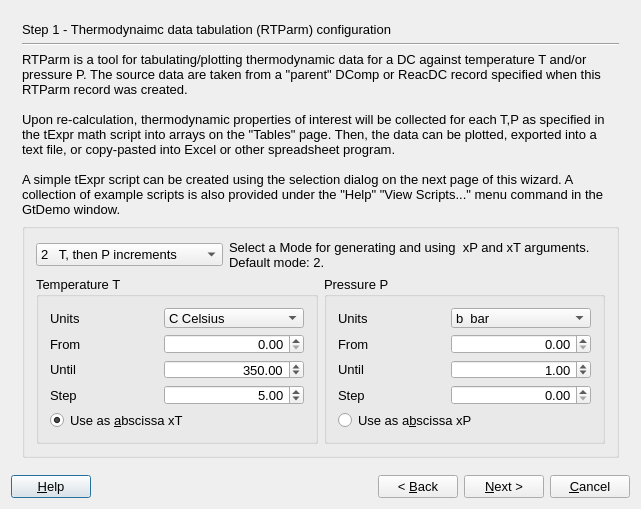
<?xml version="1.0" encoding="UTF-8"?>
<ui version="4.0">
 <class>RTparmWizardData</class>
 <widget class="QDialog" name="RTparmWizardData">
  <property name="geometry">
   <rect>
    <x>0</x>
    <y>0</y>
    <width>641</width>
    <height>509</height>
   </rect>
  </property>
  <property name="font">
   <font>
    <pointsize>10</pointsize>
   </font>
  </property>
  <property name="windowTitle">
   <string>GEM-Selektor Proces</string>
  </property>
  <layout class="QVBoxLayout" name="verticalLayout_2">
   <item>
    <widget class="QStackedWidget" name="stackedWidget">
     <property name="mouseTracking">
      <bool>false</bool>
     </property>
     <property name="acceptDrops">
      <bool>false</bool>
     </property>
     <property name="autoFillBackground">
      <bool>false</bool>
     </property>
     <property name="frameShape">
      <enum>QFrame::NoFrame</enum>
     </property>
     <property name="frameShadow">
      <enum>QFrame::Plain</enum>
     </property>
     <property name="currentIndex">
      <number>0</number>
     </property>
     <widget class="QWidget" name="page">
      <layout class="QVBoxLayout" name="verticalLayout">
       <item>
        <widget class="QLabel" name="pageName">
         <property name="sizePolicy">
          <sizepolicy hsizetype="Preferred" vsizetype="Fixed">
           <horstretch>0</horstretch>
           <verstretch>0</verstretch>
          </sizepolicy>
         </property>
         <property name="text">
          <string>Step 1 - Thermodynaimc data tabulation (RTParm) configuration</string>
         </property>
        </widget>
       </item>
       <item>
        <widget class="Line" name="line">
         <property name="orientation">
          <enum>Qt::Horizontal</enum>
         </property>
        </widget>
       </item>
       <item>
        <widget class="QLabel" name="textLabel10">
         <property name="sizePolicy">
          <sizepolicy hsizetype="Preferred" vsizetype="Preferred">
           <horstretch>0</horstretch>
           <verstretch>0</verstretch>
          </sizepolicy>
         </property>
         <property name="frameShape">
          <enum>QFrame::NoFrame</enum>
         </property>
         <property name="frameShadow">
          <enum>QFrame::Plain</enum>
         </property>
         <property name="text">
          <string>&lt;!DOCTYPE HTML PUBLIC &quot;-//W3C//DTD HTML 4.0//EN&quot; &quot;http://www.w3.org/TR/REC-html40/strict.dtd&quot;&gt;
&lt;html&gt;&lt;head&gt;&lt;meta name=&quot;qrichtext&quot; content=&quot;1&quot; /&gt;&lt;style type=&quot;text/css&quot;&gt;
p, li { white-space: pre-wrap; }
&lt;/style&gt;&lt;/head&gt;&lt;body style=&quot; font-family:'MS Shell Dlg 2'; font-size:10pt; font-weight:400; font-style:normal;&quot;&gt;
&lt;p style=&quot; margin-top:0px; margin-bottom:0px; margin-left:0px; margin-right:0px; -qt-block-indent:0; text-indent:0px;&quot;&gt;RTParm is a tool for tabulating/plotting thermodynamic data for a DC against temperature T and/or pressure P. The source data are taken from a &amp;quot;parent&amp;quot; DComp or ReacDC record specified when this RTParm record was created.&lt;/p&gt;
&lt;p style=&quot;-qt-paragraph-type:empty; margin-top:0px; margin-bottom:0px; margin-left:0px; margin-right:0px; -qt-block-indent:0; text-indent:0px;&quot;&gt;&lt;/p&gt;
&lt;p style=&quot; margin-top:0px; margin-bottom:0px; margin-left:0px; margin-right:0px; -qt-block-indent:0; text-indent:0px;&quot;&gt;Upon re-calculation, thermodynamic properties of interest will be collected for each T,P as specified in the tExpr math script into arrays on the &amp;quot;Tables&amp;quot; page. Then, the data can be plotted, exported into a text file, or copy-pasted into Excel or other spreadsheet program. &lt;/p&gt;
&lt;p style=&quot;-qt-paragraph-type:empty; margin-top:0px; margin-bottom:0px; margin-left:0px; margin-right:0px; -qt-block-indent:0; text-indent:0px;&quot;&gt;&lt;/p&gt;
&lt;p style=&quot; margin-top:0px; margin-bottom:0px; margin-left:0px; margin-right:0px; -qt-block-indent:0; text-indent:0px;&quot;&gt;A simple tExpr script can be created using the selection dialog on the next page of this wizard. A collection of example scripts is also provided under the &amp;quot;Help&amp;quot; &amp;quot;View Scripts...&amp;quot; menu command in the GtDemo window.&lt;/p&gt;&lt;/body&gt;&lt;/html&gt;</string>
         </property>
         <property name="textFormat">
          <enum>Qt::AutoText</enum>
         </property>
         <property name="scaledContents">
          <bool>false</bool>
         </property>
         <property name="wordWrap">
          <bool>true</bool>
         </property>
         <property name="margin">
          <number>0</number>
         </property>
         <property name="openExternalLinks">
          <bool>false</bool>
         </property>
        </widget>
       </item>
       <item>
        <widget class="QGroupBox" name="groupBox">
         <property name="title">
          <string/>
         </property>
         <layout class="QGridLayout" name="gridLayout_3">
          <item row="0" column="0" colspan="2">
           <layout class="QHBoxLayout" name="_3">
            <item>
             <widget class="QComboBox" name="pMode">
              <property name="sizePolicy">
               <sizepolicy hsizetype="Fixed" vsizetype="Fixed">
                <horstretch>0</horstretch>
                <verstretch>0</verstretch>
               </sizepolicy>
              </property>
              <property name="minimumSize">
               <size>
                <width>100</width>
                <height>0</height>
               </size>
              </property>
              <property name="currentIndex">
               <number>2</number>
              </property>
              <item>
               <property name="text">
                <string>0   Pairwise given T and P  </string>
               </property>
              </item>
              <item>
               <property name="text">
                <string>1   P, then T increments</string>
               </property>
              </item>
              <item>
               <property name="text">
                <string>2   T, then P increments</string>
               </property>
              </item>
              <item>
               <property name="text">
                <string>3    P and T increments</string>
               </property>
              </item>
             </widget>
            </item>
            <item>
             <widget class="QLabel" name="textLabel1_3">
              <property name="text">
               <string>Select a Mode for generating and using  xP and xT arguments. Default mode: 2.</string>
              </property>
              <property name="alignment">
               <set>Qt::AlignVCenter</set>
              </property>
              <property name="wordWrap">
               <bool>true</bool>
              </property>
             </widget>
            </item>
           </layout>
          </item>
          <item row="1" column="0">
           <widget class="QGroupBox" name="groupBox_8">
            <property name="title">
             <string>Temperature T</string>
            </property>
            <layout class="QGridLayout" name="gridLayout">
             <item row="0" column="0">
              <widget class="QLabel" name="label_12">
               <property name="text">
                <string>Units</string>
               </property>
              </widget>
             </item>
             <item row="0" column="1">
              <widget class="QComboBox" name="pPtun">
               <property name="sizePolicy">
                <sizepolicy hsizetype="Fixed" vsizetype="Fixed">
                 <horstretch>0</horstretch>
                 <verstretch>0</verstretch>
                </sizepolicy>
               </property>
               <property name="minimumSize">
                <size>
                 <width>140</width>
                 <height>0</height>
                </size>
               </property>
               <item>
                <property name="text">
                 <string>C Celsius  </string>
                </property>
               </item>
               <item>
                <property name="text">
                 <string>K Kelvin</string>
                </property>
               </item>
              </widget>
             </item>
             <item row="1" column="0">
              <widget class="QLabel" name="label_9">
               <property name="text">
                <string>From</string>
               </property>
              </widget>
             </item>
             <item row="1" column="1">
              <widget class="QDoubleSpinBox" name="pTfrom">
               <property name="minimumSize">
                <size>
                 <width>140</width>
                 <height>0</height>
                </size>
               </property>
               <property name="alignment">
                <set>Qt::AlignRight|Qt::AlignTrailing|Qt::AlignVCenter</set>
               </property>
               <property name="decimals">
                <number>2</number>
               </property>
               <property name="maximum">
                <double>5000.000000000000000</double>
               </property>
               <property name="value">
                <double>0.000000000000000</double>
               </property>
              </widget>
             </item>
             <item row="2" column="0">
              <widget class="QLabel" name="label_10">
               <property name="text">
                <string>Until</string>
               </property>
              </widget>
             </item>
             <item row="2" column="1">
              <widget class="QDoubleSpinBox" name="pTuntil">
               <property name="minimumSize">
                <size>
                 <width>140</width>
                 <height>0</height>
                </size>
               </property>
               <property name="alignment">
                <set>Qt::AlignRight|Qt::AlignTrailing|Qt::AlignVCenter</set>
               </property>
               <property name="decimals">
                <number>2</number>
               </property>
               <property name="maximum">
                <double>5000.000000000000000</double>
               </property>
               <property name="value">
                <double>350.000000000000000</double>
               </property>
              </widget>
             </item>
             <item row="3" column="0">
              <widget class="QLabel" name="label_11">
               <property name="text">
                <string>Step</string>
               </property>
              </widget>
             </item>
             <item row="3" column="1">
              <widget class="QDoubleSpinBox" name="pTstep">
               <property name="minimumSize">
                <size>
                 <width>140</width>
                 <height>0</height>
                </size>
               </property>
               <property name="alignment">
                <set>Qt::AlignRight|Qt::AlignTrailing|Qt::AlignVCenter</set>
               </property>
               <property name="decimals">
                <number>2</number>
               </property>
               <property name="maximum">
                <double>200.000000000000000</double>
               </property>
               <property name="value">
                <double>5.000000000000000</double>
               </property>
              </widget>
             </item>
             <item row="4" column="0" colspan="2">
              <widget class="QRadioButton" name="butT">
               <property name="text">
                <string>Use as &amp;abscissa xT</string>
               </property>
               <property name="checked">
                <bool>true</bool>
               </property>
              </widget>
             </item>
            </layout>
           </widget>
          </item>
          <item row="1" column="1">
           <widget class="QGroupBox" name="groupBox_7">
            <property name="title">
             <string>Pressure P</string>
            </property>
            <layout class="QGridLayout" name="gridLayout_2">
             <item row="0" column="0">
              <widget class="QLabel" name="label_8">
               <property name="text">
                <string>Units</string>
               </property>
              </widget>
             </item>
             <item row="0" column="1">
              <widget class="QComboBox" name="pPun">
               <property name="sizePolicy">
                <sizepolicy hsizetype="Fixed" vsizetype="Fixed">
                 <horstretch>0</horstretch>
                 <verstretch>0</verstretch>
                </sizepolicy>
               </property>
               <property name="minimumSize">
                <size>
                 <width>140</width>
                 <height>0</height>
                </size>
               </property>
               <item>
                <property name="text">
                 <string>b  bar</string>
                </property>
               </item>
               <item>
                <property name="text">
                 <string>B  kbar</string>
                </property>
               </item>
               <item>
                <property name="text">
                 <string>p  Pa</string>
                </property>
               </item>
               <item>
                <property name="text">
                 <string>P  MPa</string>
                </property>
               </item>
               <item>
                <property name="text">
                 <string>A  atm</string>
                </property>
               </item>
              </widget>
             </item>
             <item row="1" column="0">
              <widget class="QLabel" name="label_5">
               <property name="text">
                <string>From</string>
               </property>
              </widget>
             </item>
             <item row="1" column="1">
              <widget class="QDoubleSpinBox" name="pPfrom">
               <property name="sizePolicy">
                <sizepolicy hsizetype="Fixed" vsizetype="Fixed">
                 <horstretch>0</horstretch>
                 <verstretch>0</verstretch>
                </sizepolicy>
               </property>
               <property name="minimumSize">
                <size>
                 <width>140</width>
                 <height>0</height>
                </size>
               </property>
               <property name="layoutDirection">
                <enum>Qt::LeftToRight</enum>
               </property>
               <property name="alignment">
                <set>Qt::AlignRight|Qt::AlignTrailing|Qt::AlignVCenter</set>
               </property>
               <property name="decimals">
                <number>2</number>
               </property>
               <property name="maximum">
                <double>10000.000000000000000</double>
               </property>
               <property name="value">
                <double>0.000000000000000</double>
               </property>
              </widget>
             </item>
             <item row="2" column="0">
              <widget class="QLabel" name="label_6">
               <property name="text">
                <string>Until</string>
               </property>
              </widget>
             </item>
             <item row="2" column="1">
              <widget class="QDoubleSpinBox" name="pPuntil">
               <property name="sizePolicy">
                <sizepolicy hsizetype="Fixed" vsizetype="Fixed">
                 <horstretch>0</horstretch>
                 <verstretch>0</verstretch>
                </sizepolicy>
               </property>
               <property name="minimumSize">
                <size>
                 <width>140</width>
                 <height>0</height>
                </size>
               </property>
               <property name="alignment">
                <set>Qt::AlignRight|Qt::AlignTrailing|Qt::AlignVCenter</set>
               </property>
               <property name="decimals">
                <number>2</number>
               </property>
               <property name="maximum">
                <double>10000.000000000000000</double>
               </property>
               <property name="value">
                <double>1.000000000000000</double>
               </property>
              </widget>
             </item>
             <item row="3" column="0">
              <widget class="QLabel" name="label_7">
               <property name="text">
                <string>Step</string>
               </property>
              </widget>
             </item>
             <item row="3" column="1">
              <widget class="QDoubleSpinBox" name="pPstep">
               <property name="sizePolicy">
                <sizepolicy hsizetype="Fixed" vsizetype="Fixed">
                 <horstretch>0</horstretch>
                 <verstretch>0</verstretch>
                </sizepolicy>
               </property>
               <property name="minimumSize">
                <size>
                 <width>140</width>
                 <height>0</height>
                </size>
               </property>
               <property name="alignment">
                <set>Qt::AlignRight|Qt::AlignTrailing|Qt::AlignVCenter</set>
               </property>
               <property name="decimals">
                <number>2</number>
               </property>
               <property name="maximum">
                <double>1000.000000000000000</double>
               </property>
              </widget>
             </item>
             <item row="4" column="0" colspan="2">
              <widget class="QRadioButton" name="butP">
               <property name="text">
                <string>Use as a&amp;bscissa xP </string>
               </property>
              </widget>
             </item>
            </layout>
           </widget>
          </item>
         </layout>
        </widget>
       </item>
      </layout>
     </widget>
     <widget class="QWidget" name="page_3">
      <layout class="QVBoxLayout" name="verticalLayout_5">
       <item>
        <widget class="QLabel" name="label_13">
         <property name="sizePolicy">
          <sizepolicy hsizetype="Preferred" vsizetype="Fixed">
           <horstretch>0</horstretch>
           <verstretch>0</verstretch>
          </sizepolicy>
         </property>
         <property name="text">
          <string>Step 2 - Selection of items to sample (click &quot;Next&quot; without selecting anything to retain the old script)</string>
         </property>
        </widget>
       </item>
      </layout>
     </widget>
     <widget class="QWidget" name="page_2">
      <layout class="QVBoxLayout" name="verticalLayout_3">
       <item>
        <widget class="QLabel" name="label">
         <property name="sizePolicy">
          <sizepolicy hsizetype="Preferred" vsizetype="Fixed">
           <horstretch>0</horstretch>
           <verstretch>0</verstretch>
          </sizepolicy>
         </property>
         <property name="text">
          <string>Step 3 - Important dimensions</string>
         </property>
        </widget>
       </item>
       <item>
        <widget class="Line" name="line_2">
         <property name="orientation">
          <enum>Qt::Horizontal</enum>
         </property>
        </widget>
       </item>
       <item>
        <widget class="QGroupBox" name="groupBox_4">
         <property name="title">
          <string>Setup of dimensions of data arrays</string>
         </property>
         <layout class="QGridLayout">
          <item row="0" column="0">
           <widget class="QSpinBox" name="pNP">
            <property name="sizePolicy">
             <sizepolicy hsizetype="Fixed" vsizetype="Fixed">
              <horstretch>0</horstretch>
              <verstretch>0</verstretch>
             </sizepolicy>
            </property>
            <property name="minimumSize">
             <size>
              <width>50</width>
              <height>0</height>
             </size>
            </property>
            <property name="minimum">
             <number>0</number>
            </property>
            <property name="maximum">
             <number>999</number>
            </property>
            <property name="value">
             <number>1</number>
            </property>
           </widget>
          </item>
          <item row="0" column="1">
           <widget class="QLabel" name="TextLabel1">
            <property name="text">
             <string>Number of different pressures (nP). Default: 1 (fixed pressure).</string>
            </property>
            <property name="alignment">
             <set>Qt::AlignVCenter</set>
            </property>
            <property name="wordWrap">
             <bool>true</bool>
            </property>
           </widget>
          </item>
          <item row="1" column="0">
           <widget class="QSpinBox" name="pNT">
            <property name="sizePolicy">
             <sizepolicy hsizetype="Fixed" vsizetype="Fixed">
              <horstretch>0</horstretch>
              <verstretch>0</verstretch>
             </sizepolicy>
            </property>
            <property name="minimumSize">
             <size>
              <width>50</width>
              <height>0</height>
             </size>
            </property>
            <property name="minimum">
             <number>0</number>
            </property>
            <property name="maximum">
             <number>999</number>
            </property>
            <property name="value">
             <number>15</number>
            </property>
           </widget>
          </item>
          <item row="1" column="1">
           <widget class="QLabel" name="TextLabel1_2">
            <property name="text">
             <string>Number of different temperatures (nT). Default: 15.</string>
            </property>
            <property name="alignment">
             <set>Qt::AlignVCenter</set>
            </property>
            <property name="wordWrap">
             <bool>true</bool>
            </property>
           </widget>
          </item>
          <item row="2" column="0">
           <widget class="QSpinBox" name="pdimY">
            <property name="sizePolicy">
             <sizepolicy hsizetype="Fixed" vsizetype="Fixed">
              <horstretch>0</horstretch>
              <verstretch>0</verstretch>
             </sizepolicy>
            </property>
            <property name="minimumSize">
             <size>
              <width>50</width>
              <height>0</height>
             </size>
            </property>
            <property name="minimum">
             <number>0</number>
            </property>
            <property name="maximum">
             <number>20</number>
            </property>
            <property name="value">
             <number>0</number>
            </property>
           </widget>
          </item>
          <item row="2" column="1">
           <widget class="QLabel" name="TextLabel2">
            <property name="text">
             <string>Number of columns in the yF table (plot lines), 1 to 10. Default: 1. Number of rows (T-P pairs) in yF, xP, xT arrays will be set automatically.</string>
            </property>
            <property name="alignment">
             <set>Qt::AlignVCenter</set>
            </property>
            <property name="wordWrap">
             <bool>true</bool>
            </property>
           </widget>
          </item>
          <item row="3" column="0">
           <widget class="QSpinBox" name="pELine">
            <property name="sizePolicy">
             <sizepolicy hsizetype="Fixed" vsizetype="Fixed">
              <horstretch>0</horstretch>
              <verstretch>0</verstretch>
             </sizepolicy>
            </property>
            <property name="minimumSize">
             <size>
              <width>50</width>
              <height>0</height>
             </size>
            </property>
            <property name="minimum">
             <number>0</number>
            </property>
            <property name="maximum">
             <number>100</number>
            </property>
           </widget>
          </item>
          <item row="3" column="1">
           <widget class="QLabel" name="TextLabel1_2_2">
            <property name="text">
             <string>Optional: Number of rows in xTE, xPE, ytE arrays for experimental data. Default: 0 (not provided).</string>
            </property>
            <property name="alignment">
             <set>Qt::AlignVCenter</set>
            </property>
            <property name="wordWrap">
             <bool>true</bool>
            </property>
           </widget>
          </item>
          <item row="4" column="0">
           <widget class="QSpinBox" name="pECol">
            <property name="sizePolicy">
             <sizepolicy hsizetype="Fixed" vsizetype="Fixed">
              <horstretch>0</horstretch>
              <verstretch>0</verstretch>
             </sizepolicy>
            </property>
            <property name="minimumSize">
             <size>
              <width>50</width>
              <height>0</height>
             </size>
            </property>
            <property name="minimum">
             <number>0</number>
            </property>
            <property name="maximum">
             <number>10</number>
            </property>
            <property name="value">
             <number>1</number>
            </property>
           </widget>
          </item>
          <item row="4" column="1">
           <widget class="QLabel" name="TextLabel1_2_2_2">
            <property name="text">
             <string>Optional: Number of columns in the ytE array for experimental data. Default: 1.</string>
            </property>
            <property name="alignment">
             <set>Qt::AlignVCenter</set>
            </property>
            <property name="wordWrap">
             <bool>true</bool>
            </property>
           </widget>
          </item>
         </layout>
        </widget>
       </item>
       <item>
        <widget class="QGroupBox" name="groupBox_3">
         <property name="sizePolicy">
          <sizepolicy hsizetype="Minimum" vsizetype="Minimum">
           <horstretch>0</horstretch>
           <verstretch>0</verstretch>
          </sizepolicy>
         </property>
         <property name="title">
          <string>Codes that cannot be changed in this version of GEMS </string>
         </property>
         <layout class="QGridLayout" name="_2">
          <item row="0" column="0">
           <widget class="QComboBox" name="pWhat">
            <property name="enabled">
             <bool>false</bool>
            </property>
            <property name="sizePolicy">
             <sizepolicy hsizetype="Fixed" vsizetype="Fixed">
              <horstretch>0</horstretch>
              <verstretch>0</verstretch>
             </sizepolicy>
            </property>
            <property name="minimumSize">
             <size>
              <width>180</width>
              <height>0</height>
             </size>
            </property>
            <item>
             <property name="text">
              <string>d   DComp record </string>
             </property>
            </item>
            <item>
             <property name="text">
              <string>r   ReacDC record</string>
             </property>
            </item>
           </widget>
          </item>
          <item row="0" column="1">
           <widget class="QLabel" name="textLabel1_2_4">
            <property name="text">
             <string>Default data source (d: DComp )</string>
            </property>
            <property name="wordWrap">
             <bool>false</bool>
            </property>
           </widget>
          </item>
          <item row="1" column="0">
           <widget class="QComboBox" name="pPunE">
            <property name="enabled">
             <bool>false</bool>
            </property>
            <property name="sizePolicy">
             <sizepolicy hsizetype="Fixed" vsizetype="Fixed">
              <horstretch>0</horstretch>
              <verstretch>0</verstretch>
             </sizepolicy>
            </property>
            <property name="minimumSize">
             <size>
              <width>180</width>
              <height>0</height>
             </size>
            </property>
            <item>
             <property name="text">
              <string>j     J/mol(/K) </string>
             </property>
            </item>
            <item>
             <property name="text">
              <string>c    cal/mol(/K)</string>
             </property>
            </item>
            <item>
             <property name="text">
              <string>J     kJ/mol(/K)</string>
             </property>
            </item>
            <item>
             <property name="text">
              <string>C    kcal/mol(/K)</string>
             </property>
            </item>
            <item>
             <property name="text">
              <string>N   Normalized</string>
             </property>
            </item>
           </widget>
          </item>
          <item row="1" column="1">
           <widget class="QLabel" name="textLabel1_2_3">
            <property name="text">
             <string>Units of energy  (default: j)</string>
            </property>
            <property name="wordWrap">
             <bool>false</bool>
            </property>
            <property name="buddy">
             <cstring>pPunE</cstring>
            </property>
           </widget>
          </item>
          <item row="2" column="0">
           <widget class="QComboBox" name="pPunV">
            <property name="enabled">
             <bool>false</bool>
            </property>
            <property name="sizePolicy">
             <sizepolicy hsizetype="Fixed" vsizetype="Fixed">
              <horstretch>0</horstretch>
              <verstretch>0</verstretch>
             </sizepolicy>
            </property>
            <property name="minimumSize">
             <size>
              <width>180</width>
              <height>0</height>
             </size>
            </property>
            <item>
             <property name="text">
              <string>j    J/bar  = 0.1 cm3/mol</string>
             </property>
            </item>
            <item>
             <property name="text">
              <string>a   cal/bar</string>
             </property>
            </item>
            <item>
             <property name="text">
              <string>m   cm3/mol</string>
             </property>
            </item>
           </widget>
          </item>
          <item row="2" column="1">
           <widget class="QLabel" name="textLabel1_2_3_2">
            <property name="text">
             <string>Units of volume  (default:  j)</string>
            </property>
            <property name="wordWrap">
             <bool>false</bool>
            </property>
            <property name="buddy">
             <cstring>pPunV</cstring>
            </property>
           </widget>
          </item>
          <item row="3" column="0">
           <widget class="QComboBox" name="pPunP">
            <property name="enabled">
             <bool>false</bool>
            </property>
            <property name="sizePolicy">
             <sizepolicy hsizetype="Fixed" vsizetype="Fixed">
              <horstretch>0</horstretch>
              <verstretch>0</verstretch>
             </sizepolicy>
            </property>
            <property name="minimumSize">
             <size>
              <width>180</width>
              <height>0</height>
             </size>
            </property>
            <item>
             <property name="text">
              <string>b    bar  = 10^5 Pa</string>
             </property>
            </item>
            <item>
             <property name="text">
              <string>B    kbar (kilobar)</string>
             </property>
            </item>
            <item>
             <property name="text">
              <string>p    Pa  (Pascal)</string>
             </property>
            </item>
            <item>
             <property name="text">
              <string>P    MPa  = 10^6 Pa  </string>
             </property>
            </item>
            <item>
             <property name="text">
              <string>A    atm (=1.013 bar)</string>
             </property>
            </item>
           </widget>
          </item>
          <item row="3" column="1">
           <widget class="QLabel" name="textLabel1_2_3_2_3">
            <property name="text">
             <string>Units of pressure (default: b)</string>
            </property>
            <property name="wordWrap">
             <bool>false</bool>
            </property>
            <property name="buddy">
             <cstring>pPunP</cstring>
            </property>
           </widget>
          </item>
          <item row="4" column="0">
           <widget class="QComboBox" name="pPunT">
            <property name="enabled">
             <bool>false</bool>
            </property>
            <property name="minimumSize">
             <size>
              <width>180</width>
              <height>0</height>
             </size>
            </property>
            <item>
             <property name="text">
              <string>C   Celsius  </string>
             </property>
            </item>
            <item>
             <property name="text">
              <string>K   Kelvin</string>
             </property>
            </item>
            <item>
             <property name="text">
              <string>F   Fahrenheit</string>
             </property>
            </item>
           </widget>
          </item>
          <item row="4" column="1">
           <widget class="QLabel" name="textLabel1_2_3_2_2">
            <property name="frameShape">
             <enum>QFrame::NoFrame</enum>
            </property>
            <property name="frameShadow">
             <enum>QFrame::Plain</enum>
            </property>
            <property name="text">
             <string>Units of temperature  (default: C)</string>
            </property>
            <property name="wordWrap">
             <bool>false</bool>
            </property>
            <property name="buddy">
             <cstring>pPunT</cstring>
            </property>
           </widget>
          </item>
         </layout>
        </widget>
       </item>
      </layout>
     </widget>
     <widget class="QWidget" name="page_4">
      <layout class="QVBoxLayout" name="verticalLayout_4">
       <item>
        <widget class="QLabel" name="label_3">
         <property name="sizePolicy">
          <sizepolicy hsizetype="Preferred" vsizetype="Fixed">
           <horstretch>0</horstretch>
           <verstretch>0</verstretch>
          </sizepolicy>
         </property>
         <property name="text">
          <string>Step 4 - Useful hints</string>
         </property>
        </widget>
       </item>
       <item>
        <widget class="Line" name="line_4">
         <property name="orientation">
          <enum>Qt::Horizontal</enum>
         </property>
        </widget>
       </item>
       <item>
        <widget class="QGroupBox" name="groupBox_5">
         <property name="sizePolicy">
          <sizepolicy hsizetype="Preferred" vsizetype="Preferred">
           <horstretch>0</horstretch>
           <verstretch>0</verstretch>
          </sizepolicy>
         </property>
         <property name="title">
          <string>Optional</string>
         </property>
         <layout class="QGridLayout">
          <item row="0" column="0">
           <widget class="QSpinBox" name="spinBox18">
            <property name="sizePolicy">
             <sizepolicy hsizetype="Fixed" vsizetype="Fixed">
              <horstretch>0</horstretch>
              <verstretch>0</verstretch>
             </sizepolicy>
            </property>
            <property name="minimumSize">
             <size>
              <width>50</width>
              <height>0</height>
             </size>
            </property>
            <property name="maximum">
             <number>4</number>
            </property>
           </widget>
          </item>
          <item row="0" column="1">
           <widget class="QLabel" name="textLabel11">
            <property name="text">
             <string>&amp;Set here the number of links to SDref bibliography records (default: 0)</string>
            </property>
            <property name="alignment">
             <set>Qt::AlignVCenter</set>
            </property>
            <property name="wordWrap">
             <bool>true</bool>
            </property>
            <property name="buddy">
             <cstring>spinBox18</cstring>
            </property>
           </widget>
          </item>
         </layout>
        </widget>
       </item>
       <item>
        <widget class="QGroupBox" name="groupBox_6">
         <property name="sizePolicy">
          <sizepolicy hsizetype="Expanding" vsizetype="Expanding">
           <horstretch>0</horstretch>
           <verstretch>0</verstretch>
          </sizepolicy>
         </property>
         <property name="title">
          <string>What happens after you click &quot;Finish&quot;</string>
         </property>
         <widget class="QLabel" name="textLabel13">
          <property name="geometry">
           <rect>
            <x>10</x>
            <y>26</y>
            <width>597</width>
            <height>48</height>
           </rect>
          </property>
          <property name="text">
           <string>&lt;!DOCTYPE HTML PUBLIC &quot;-//W3C//DTD HTML 4.0//EN&quot; &quot;http://www.w3.org/TR/REC-html40/strict.dtd&quot;&gt;
&lt;html&gt;&lt;head&gt;&lt;meta name=&quot;qrichtext&quot; content=&quot;1&quot; /&gt;&lt;style type=&quot;text/css&quot;&gt;
p, li { white-space: pre-wrap; }
&lt;/style&gt;&lt;/head&gt;&lt;body style=&quot; font-family:'MS Shell Dlg 2'; font-size:10pt; font-weight:400; font-style:normal;&quot;&gt;
&lt;p style=&quot; margin-top:0px; margin-bottom:0px; margin-left:0px; margin-right:0px; -qt-block-indent:0; text-indent:0px;&quot;&gt;(1) RTParm arrays will be allocated; &amp;quot;Scripts&amp;quot; page appears. Fill out &amp;quot;RTname&amp;quot; and &amp;quot;RTcom&amp;quot; lines. Edit the math script in &amp;quot;tExpr&amp;quot; field, if necessary. This script collects data from the objects visible on the &amp;quot;TPwork&amp;quot; page and puts it into xT, xP and yF array elements. &lt;/p&gt;&lt;/body&gt;&lt;/html&gt;</string>
          </property>
          <property name="alignment">
           <set>Qt::AlignVCenter</set>
          </property>
          <property name="wordWrap">
           <bool>true</bool>
          </property>
         </widget>
         <widget class="QLabel" name="textLabel14">
          <property name="geometry">
           <rect>
            <x>10</x>
            <y>134</y>
            <width>597</width>
            <height>41</height>
           </rect>
          </property>
          <property name="text">
           <string>&lt;!DOCTYPE HTML PUBLIC &quot;-//W3C//DTD HTML 4.0//EN&quot; &quot;http://www.w3.org/TR/REC-html40/strict.dtd&quot;&gt;
&lt;html&gt;&lt;head&gt;&lt;meta name=&quot;qrichtext&quot; content=&quot;1&quot; /&gt;&lt;style type=&quot;text/css&quot;&gt;
p, li { white-space: pre-wrap; }
&lt;/style&gt;&lt;/head&gt;&lt;body style=&quot; font-family:'MS Shell Dlg 2'; font-size:10pt; font-weight:400; font-style:normal;&quot;&gt;
&lt;p style=&quot; margin-top:0px; margin-bottom:0px; margin-left:0px; margin-right:0px; -qt-block-indent:0; text-indent:0px;&quot;&gt;(3) To plot experimental data over calculated results, close the graph dialog, type or paste the values into xTE, xPE and ytE arrays, open the plot again, and customise it, if necessary.&lt;/p&gt;&lt;/body&gt;&lt;/html&gt;</string>
          </property>
          <property name="alignment">
           <set>Qt::AlignVCenter</set>
          </property>
          <property name="wordWrap">
           <bool>true</bool>
          </property>
         </widget>
         <widget class="QLabel" name="textLabel12">
          <property name="geometry">
           <rect>
            <x>10</x>
            <y>80</y>
            <width>597</width>
            <height>48</height>
           </rect>
          </property>
          <property name="text">
           <string>&lt;!DOCTYPE HTML PUBLIC &quot;-//W3C//DTD HTML 4.0//EN&quot; &quot;http://www.w3.org/TR/REC-html40/strict.dtd&quot;&gt;
&lt;html&gt;&lt;head&gt;&lt;meta name=&quot;qrichtext&quot; content=&quot;1&quot; /&gt;&lt;style type=&quot;text/css&quot;&gt;
p, li { white-space: pre-wrap; }
&lt;/style&gt;&lt;/head&gt;&lt;body style=&quot; font-family:'MS Shell Dlg 2'; font-size:10pt; font-weight:400; font-style:normal;&quot;&gt;
&lt;p style=&quot; margin-top:0px; margin-bottom:0px; margin-left:0px; margin-right:0px; -qt-block-indent:0; text-indent:0px;&quot;&gt;(2) Click on &amp;quot;Calculate&amp;quot; toolbar button to run the tabulator (in case of error message, fix the script and try calculation again). Check sampled results on the &amp;quot;Tables&amp;quot; page. Enter names of axis and plots, and click on the &amp;quot;Plot data&amp;quot; button to see a customizable plot.&lt;/p&gt;&lt;/body&gt;&lt;/html&gt;</string>
          </property>
          <property name="alignment">
           <set>Qt::AlignVCenter</set>
          </property>
          <property name="wordWrap">
           <bool>true</bool>
          </property>
         </widget>
        </widget>
       </item>
      </layout>
     </widget>
    </widget>
   </item>
   <item>
    <layout class="QHBoxLayout">
     <item>
      <widget class="QPushButton" name="pHelp">
       <property name="text">
        <string>&amp;Help</string>
       </property>
      </widget>
     </item>
     <item>
      <spacer>
       <property name="orientation">
        <enum>Qt::Horizontal</enum>
       </property>
       <property name="sizeHint" stdset="0">
        <size>
         <width>40</width>
         <height>20</height>
        </size>
       </property>
      </spacer>
     </item>
     <item>
      <widget class="QPushButton" name="pBack">
       <property name="text">
        <string>&lt; &amp;Back</string>
       </property>
      </widget>
     </item>
     <item>
      <widget class="QPushButton" name="pNext">
       <property name="text">
        <string>&amp;Next &gt;</string>
       </property>
      </widget>
     </item>
     <item>
      <widget class="QPushButton" name="pCancel">
       <property name="text">
        <string>&amp;Cancel</string>
       </property>
      </widget>
     </item>
    </layout>
   </item>
  </layout>
 </widget>
 <layoutdefault spacing="6" margin="11"/>
 <tabstops>
  <tabstop>pMode</tabstop>
  <tabstop>pPtun</tabstop>
  <tabstop>pTfrom</tabstop>
  <tabstop>pTuntil</tabstop>
  <tabstop>pTstep</tabstop>
  <tabstop>pPun</tabstop>
  <tabstop>pPfrom</tabstop>
  <tabstop>pPuntil</tabstop>
  <tabstop>pPstep</tabstop>
  <tabstop>butT</tabstop>
  <tabstop>butP</tabstop>
  <tabstop>pNP</tabstop>
  <tabstop>pNT</tabstop>
  <tabstop>pdimY</tabstop>
  <tabstop>pELine</tabstop>
  <tabstop>pECol</tabstop>
  <tabstop>pWhat</tabstop>
  <tabstop>pPunE</tabstop>
  <tabstop>pPunV</tabstop>
  <tabstop>pPunP</tabstop>
  <tabstop>pPunT</tabstop>
  <tabstop>spinBox18</tabstop>
  <tabstop>pHelp</tabstop>
  <tabstop>pBack</tabstop>
  <tabstop>pNext</tabstop>
  <tabstop>pCancel</tabstop>
 </tabstops>
 <resources/>
 <connections>
  <connection>
   <sender>pCancel</sender>
   <signal>clicked()</signal>
   <receiver>RTparmWizardData</receiver>
   <slot>reject()</slot>
   <hints>
    <hint type="sourcelabel">
     <x>587</x>
     <y>518</y>
    </hint>
    <hint type="destinationlabel">
     <x>317</x>
     <y>270</y>
    </hint>
   </hints>
  </connection>
  <connection>
   <sender>butT</sender>
   <signal>clicked(bool)</signal>
   <receiver>butP</receiver>
   <slot>toggle()</slot>
   <hints>
    <hint type="sourcelabel">
     <x>172</x>
     <y>428</y>
    </hint>
    <hint type="destinationlabel">
     <x>468</x>
     <y>428</y>
    </hint>
   </hints>
  </connection>
  <connection>
   <sender>butP</sender>
   <signal>clicked(bool)</signal>
   <receiver>butT</receiver>
   <slot>toggle()</slot>
   <hints>
    <hint type="sourcelabel">
     <x>468</x>
     <y>428</y>
    </hint>
    <hint type="destinationlabel">
     <x>172</x>
     <y>428</y>
    </hint>
   </hints>
  </connection>
 </connections>
</ui>
